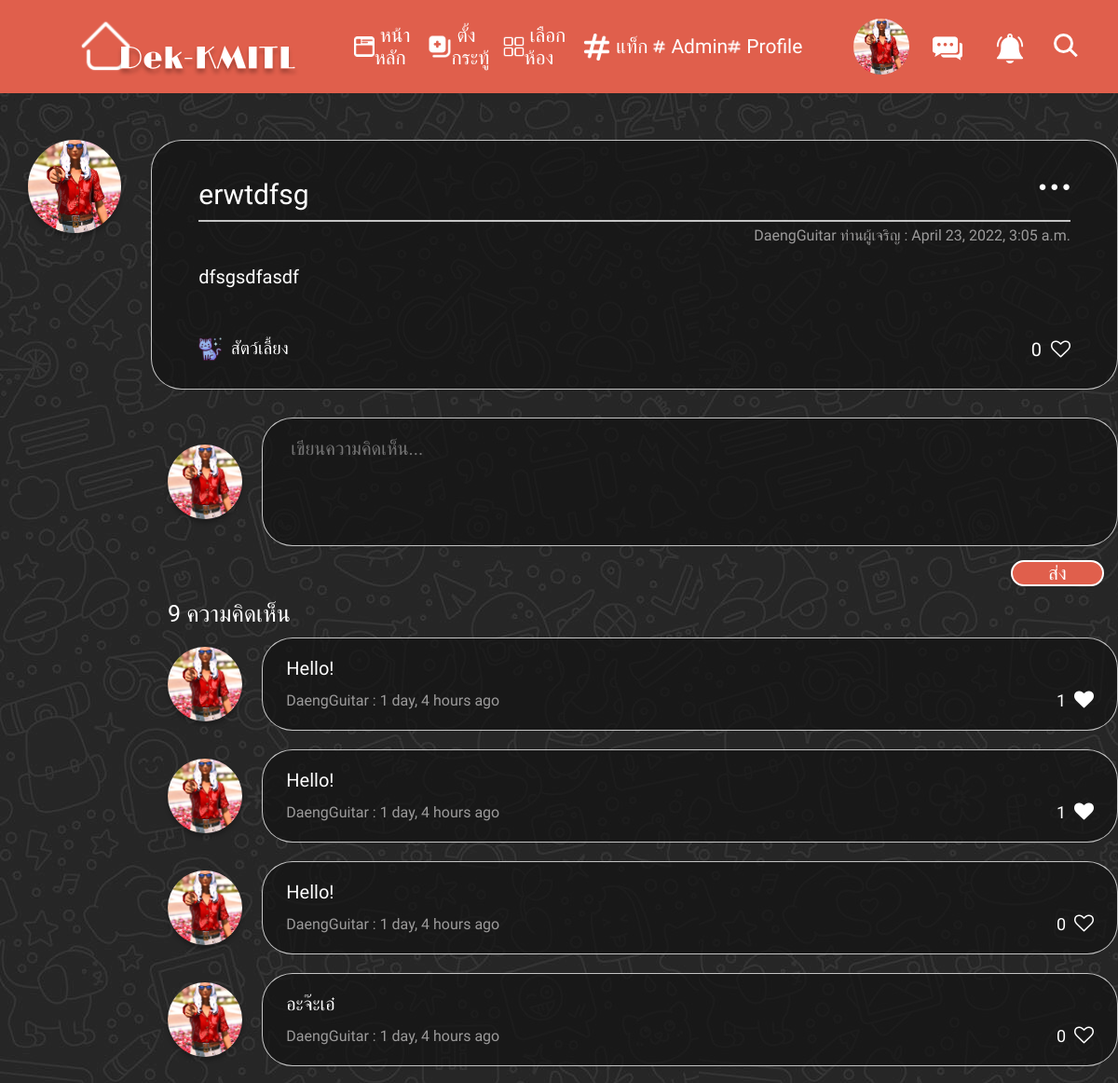
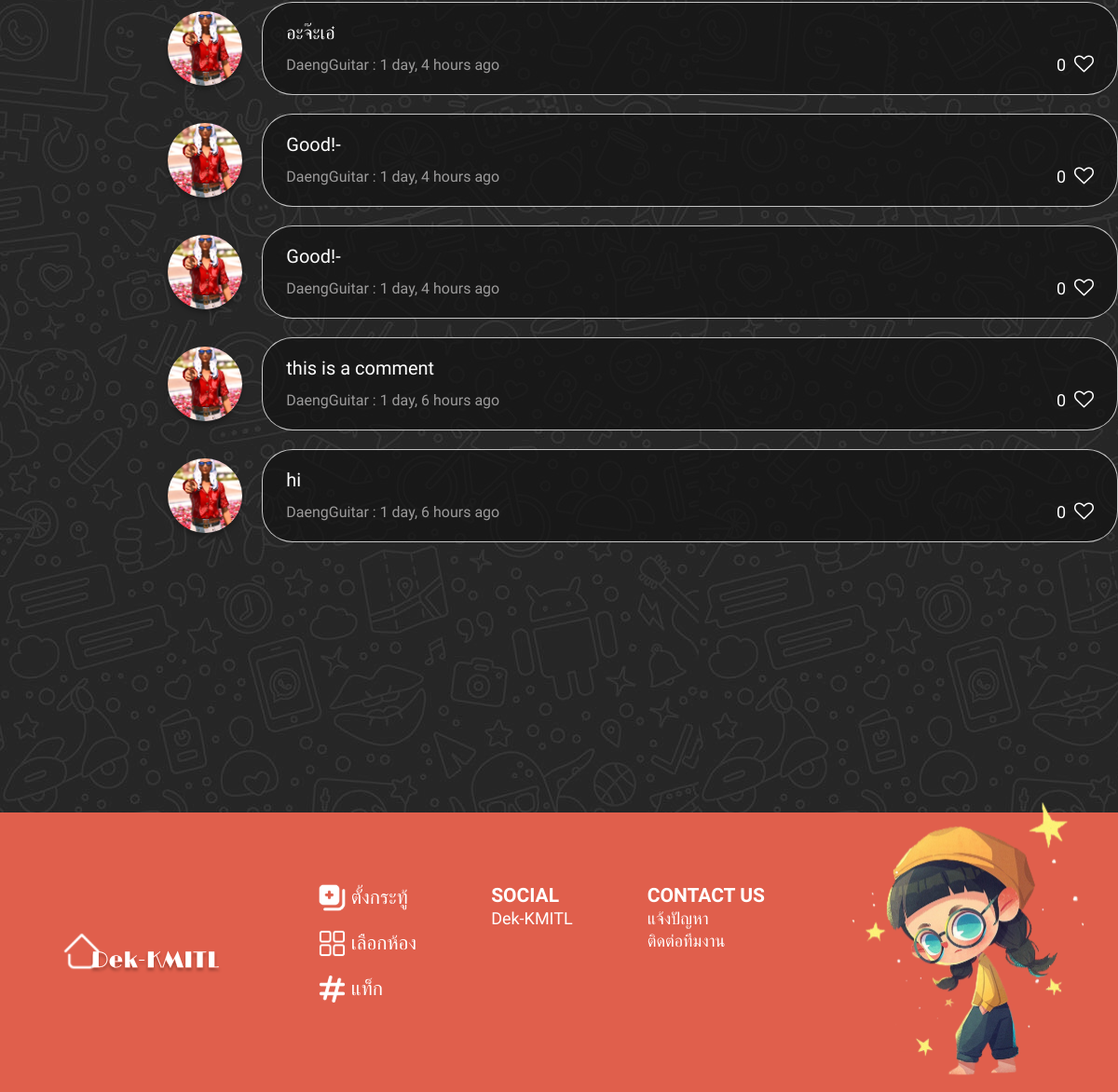
The app's page /post/details/erwtdfsg/ (signed in) with its own data (2 pictures, top to bottom).
### account/models.py (models this page shows, shortened)
class Account(AbstractBaseUser):
    email = models.EmailField(
        verbose_name="email address",
        max_length=255,
        unique=True,
    )
    first_name = models.CharField(max_length=50, default="")
    last_name = models.CharField(max_length=50, default="")
    date_registered = models.DateTimeField(auto_now_add=True)
    last_login = models.DateTimeField(verbose_name="last login", auto_now=True)
    bio = models.TextField(blank=True, max_length=160)
    profile_image = models.ImageField(max_length=255, upload_to=get_profile_image_filepath,   default=get_default_profile_image)
    cover_image = models.ImageField(max_length=255, upload_to=get_cover_image_filepath,   default=get_default_cover_image)
    hide_email = models.BooleanField(default=True)
    is_active = models.BooleanField(default=True)
    is_admin = models.BooleanField(default=False)
    objects = AccountManager()
    USERNAME_FIELD = "email"
    REQUIRED_FIELDS = ["first_name", "last_name"]
    def get_absolute_url(self):
        return reverse("profile_account_view", kwargs={"user_id": self.id})
    def get_profile_image_url(self):
        return self.profile_image.url
    def __str__(self) -> str:
        return str(self.first_name) + " " +str(self.last_name)

### post/models.py (models this page shows, shortened)
class Post(models.Model):
    title = models.CharField(max_length=120)
    content = models.TextField(max_length=4000)
    date_created = models.DateTimeField(auto_now_add=True,blank=True)
    last_modified = models.DateTimeField(auto_now=True)
    liker = models.ManyToManyField(Account,related_name='post_liked',null=True,blank=True)
    views = models.PositiveIntegerField(null=True,blank=True,default=0)
    slug = models.SlugField(unique=True,max_length=300,blank=False)
    author = models.ForeignKey(Account,blank=True,null=True,on_delete=models.CASCADE,related_name='post')
    cover_image = models.ImageField(max_length=255, upload_to=get_cover_image_filepath, default=get_default_cover_image)
    is_cover_image_default = models.BooleanField(default=True)
    room = models.ForeignKey('post.Room',on_delete=models.SET_NULL,null=True,blank=True,related_name='post')
    tag = models.ManyToManyField('post.Tag',related_name='posts',blank=True)
    expire_date = models.DateTimeField(null=True,blank=True,default=None)
    is_expirable = models.BooleanField(null=True,blank=True,default=False)
    objects = PostManager()
    def get_comments(self):
        return self.comments.all().order_by('-date_created')
    def total_comments(self):
        return self.comments.all().count()
    def get_like_toggle_url(self):
        return reverse('post:like_view',kwargs={'slug':self.slug})
    def get_delete_url(self):
        return reverse("post:delete_view",kwargs={'post_slug':self.slug})

class Room(models.Model):
    title = models.CharField(max_length=200,unique=True)
    room_id = models.IntegerField(default=0,unique=True)
    icon = models.ImageField(null=True,upload_to=get_room_icon_file_path)
    verbose = models.CharField(max_length=200,null=True,blank=True)

class Comment(models.Model):
    post = models.ForeignKey(Post,related_name='comments',on_delete=models.CASCADE)
    content = models.TextField(max_length=1000)
    author = models.ForeignKey(Account,related_name='comments',on_delete=models.CASCADE)
    date_created = models.DateTimeField(auto_now_add=True)
    def get_like_toggle_url(self):
        return reverse('post:comment_like_toggle_view',kwargs={'id':self.pk})
    def is_liked_by(self,user):
        return self.likers.all().filter(liker=user).exists()
    def total_likes(self):
        return self.likers.all().count()

### post/views.py (the view, shortened to what this page needs)
# urls.py: path('details/<slug:post_slug>/', views.post_detail_view,name='details_view'),
def post_detail_view(request,post_slug):
    post = get_object_or_404(Post,slug=post_slug)
    liked = post.liker.filter(id=request.user.id).exists()
    post.views += 1
    post.save()
    comment_form = CommentForm(request.POST)
    context = {
        'post':post,
        'comment_form':comment_form,
    }
    return render(request,'post/post_detail.html',context)

### post/templates/post/post_detail.html (shortened to what this page needs)
{% extends 'components/base.html' %} {% load post_tags %}{% load static %} {% load humanize %} {% block content%} {% load widget_tweaks %}
<link rel="stylesheet" href="{%static '/css/home.css'%}">
<link rel="stylesheet" href="{%static '/css/post_detail.css'%}">
<link rel="stylesheet" href="https://cdnjs.cloudflare.com/ajax/libs/font-awesome/4.7.0/css/font-awesome.min.css">
<div class="container">
    <div class="post-container vhcenter">
        <div class="owner-pic user-profile-container vcenter" style="width:15%">
            <a href="{{post.author.get_absolute_url}}">
                <div class="user-profile-pic" style="background-image: url({{post.author.get_profile_image_url}});height:100px;width:100px"></div>
            </a>
        </div>
        <div class="owner-post">
            <div class="title-edit-container spc-btw">
                <div class="post-header blogfont">{{post.title}}</div>
                <div class="edit-post-dropdown">
                    <div class="edit-post-dropdown-btn" onclick="toggleClass('edit_post_content','edit-show')">● ● ●</div>
                </div>
            </div>
            <div class="post-detail spc-btw">
                <div class="post-user-date">{{post.author}} : {% if post.is_expirable %} {% if post|is_expired %} หมดอายุแล้ว {% else %}<br> จะหมดอายุเมื่อ {{post.expire_date}} {% endif %}{% else %} {{post.date_created}} {% endif %}</div>
            </div>
            <div class="post-body blogfont">{{post.content}}</div>
            <div class="post-room-like spc-btw">
                <div class="post-room"><img src="{{post.room.icon.url}}" style="width:25px">&nbsp;&nbsp;{{post.room.verbose}}</div>
                <div class="post-like">
                    {{post.liker.count}}&nbsp;&nbsp;
                    <form action="{{post.get_like_toggle_url}}" method="POST">
                        <button type="submit" name="post_id" id="like_btn" class="like-btn fa" value="{{post.id}}"></button>
                        </form>
                    </div>
                </div>
            </div>
        </div>
        <div class="comment-container">
            <form method="POST" id="comment_submit">
                <div class="comment-write">
                    <div class="comment-input">
                        <div class="user-profile-container vcenter" style="width:10%;margin-right:10px">
                            <a href="{% url 'profile_view' %}">
                                <div class="user-profile-pic" style="background-image: url({{request.user.get_profile_image_url}});height:80px;width:80px"></div>
                            </a>
                        </div>
                        {% render_field comment_form.content name="content" class="comment-textarea blogfont" id="comment_input" rows="4" placeholder="เขียนความคิดเห็น..." %}
                    </div>
                    <div class="comment-submit">
                        <button class="redorange" type="submit">ส่ง</button>
                    </div>
                </div>
            </form>
            <div class="comment-read">
                <div class="comment-count">{{post.total_comments}} ความคิดเห็น</div>
                <div class="all-comment">
                    {% for comment in post.get_comments %}
                    <div class="comment">
                        <div class="user-profile-container vcenter" style="width:10%;margin-right:10px">
                            <a href="{{comment.author.get_absolute_url}}">
                                <div class="user-profile-pic" style="background-image: url('{{comment.author.get_profile_image_url}}');height:80px;width:80px"></div>
                            </a>
                        </div>
                        <div class="comment-content">
                            <div class="content blogfont">{{comment.content}}</div>
                            <div class="username-like">
                                <div class="username">{{comment.author.first_name}} : {{comment.date_created|naturaltime}}</div>
                                <div class="like">
                                    {{comment.total_likes}}&nbsp; <a href="{{comment.get_like_toggle_url}}"><button type="submit" id="comment_like_btn" class="like-btn fa"></button></a>
                                </div>
                            </div>
                        </div>
                    </div>
                    {% endfor %}
                </div>
            </div>
        </div>
    </div>
    {% endblock %}

### templates/components/navbar.html (shortened to what this page needs)
{% load static%}
<nav class="redorange">
    <div class="navbar-container vcenter">
        <div class="logo vcenter">
            <a href="/"><img src="{% static 'images/logotop.svg'%}" class="logotop-pic"></a>
        </div>
        <div class="toolbar-container vhcenter" id="toolbar_container">
            <div class="myfeed vhcenter effect-block">
                <div class="myfeed-icon">
                    <a href="/" class="vcenter toolbar-icon"><img src="{% static 'images/feed.svg'%}" style="width:100%"></a>
                </div>
                <div class="myfeed-text"><a href="/">หน้าหลัก</a></div>
            </div>
            <div class="createblog vhcenter effect-block">
                <div class="createblog-icon">
                    <a href="{%url 'post:create_view'%}" class="vcenter"><img src="{% static 'images/createblog.svg'%}" style="width:100%"></a>
                </div>
                <div class="createblog-text"><a href="{%url 'post:create_view'%}">ตั้งกระทู้</a></div>
            </div>
            <div class="chooseroom vhcenter effect-block">
                <div class="chooseroom-icon">
                    <a href="{% url 'post:room_list_view' %}" class="vcenter"><img src="{% static 'images/room.svg'%}" style="width:100%"></a>
                </div>
                <div class="chooseroom-text"><a href="{% url 'post:room_list_view' %}">เลือกห้อง</a></div>
            </div>
            <div class="tag vhcenter effect-block">
                <div class="tag-icon">
                    <a href="{%url 'post:tag_view'%}" class="vcenter"><img src="{% static 'images/hashtag.svg'%}" style="width:100%"></a>
                </div>
                <div class="tag-text"><a href="{%url 'post:tag_view'%}">แท็ก</a></div>
            </div>
            {% if request.user.is_admin %}
            <div class="tag vhcenter effect-block">
                <div class="tag-icon">
                    <a href="/admin" class="vcenter"><img src="{% static 'images/hashtag.svg'%}" style="width:100%"></a>
                </div>
                <div class="tag-text"><a href="/admin">Admin</a></div>
            </div>
            <div class="tag vhcenter effect-block">
                <div class="tag-icon">
                    <a href="{{request.user.get_absolute_url}}" class="vcenter"><img src="{% static 'images/hashtag.svg'%}" style="width:100%"></a>
                </div>
                <div class="tag-text"><a href="{{request.user.get_absolute_url}}">Profile</a></div>
            </div>
            {%endif%}
        </div>
        <div class="searchlogin-container vcenter">
            {% if request.user.is_authenticated %}
            <div class="already-login-container" id="already_login" style="min-width:100%">
                <div class="user-profile-container vcenter" style="min-width:15%">
                    <div class="user-profile-navbar box-shadow-effect" onclick="toggleClass('profile_dropdown','profile-show')" style="background-image: url({{request.user.profile_image.url}})"></div>
                </div>
                <div class="chat-logo" style="width:32px">
                    <a href="#link to chat"><img src="{% static 'images/chatlogo.png'%}" class="chat-logo-pic brightness-effect"> </a>
                </div>
                <div class="notification-logo" style="width:32px">
                    <a href="#link to notification"><img src="{% static 'images/notification.png'%}" class="noti-logo-pic brightness-effect"> </a>
                </div>
            </div>
            {%else%}
            <div class="login-frame vcenter" id="login_frame">
                <div class="login-text"><a href="{% url 'login_view' %}">เข้าสู่ระบบ ></a></div>
            </div>
            {% endif %}
            <div class="search-box">
                <button class="btn-search vhcenter brightness-effect"></button>
            </div>
        </div>
    </div>
</nav>

### records on screen
Account: user.profile_image (picture), user.get_profile_image_url (picture)
Post: author.get_profile_image_url (picture), title "erwtdfsg", author "DaengGuitar ท่านผู้เจริญ", date_created "April 23, 2022, 3:05 a.m.", content "dfsgsdfasdf", room.icon (picture), room.verbose "สัตว์เลี้ยง", liker.count "0", total_comments "9"
Comment: author.get_profile_image_url (picture), content "Hello!", author.first_name "DaengGuitar", date_created "1 day, 4 hours ago", total_likes "1"
Comment: author.get_profile_image_url (picture), content "Hello!", author.first_name "DaengGuitar", date_created "1 day, 4 hours ago", total_likes "1"
Comment: author.get_profile_image_url (picture), content "Hello!", author.first_name "DaengGuitar", date_created "1 day, 4 hours ago", total_likes "0"
Comment: author.get_profile_image_url (picture), content "อะจ๊ะเอ๋", author.first_name "DaengGuitar", date_created "1 day, 4 hours ago", total_likes "0"
Comment: author.get_profile_image_url (picture), content "อะจ๊ะเอ๋", author.first_name "DaengGuitar", date_created "1 day, 4 hours ago", total_likes "0"
Comment: author.get_profile_image_url (picture), content "Good!-", author.first_name "DaengGuitar", date_created "1 day, 4 hours ago", total_likes "0"
Comment: author.get_profile_image_url (picture), content "Good!-", author.first_name "DaengGuitar", date_created "1 day, 4 hours ago", total_likes "0"
Comment: author.get_profile_image_url (picture), content "this is a comment", author.first_name "DaengGuitar", date_created "1 day, 6 hours ago", total_likes "0"
Comment: author.get_profile_image_url (picture), content "hi", author.first_name "DaengGuitar", date_created "1 day, 6 hours ago", total_likes "0"
